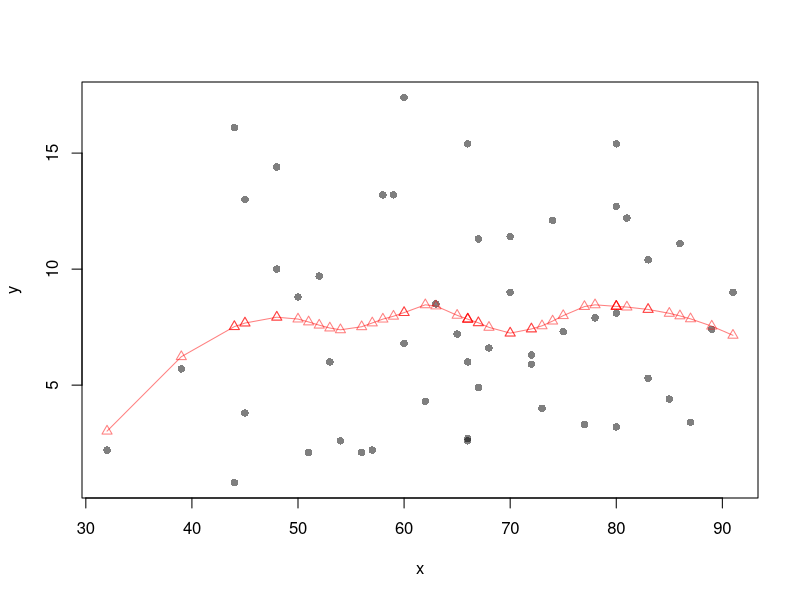
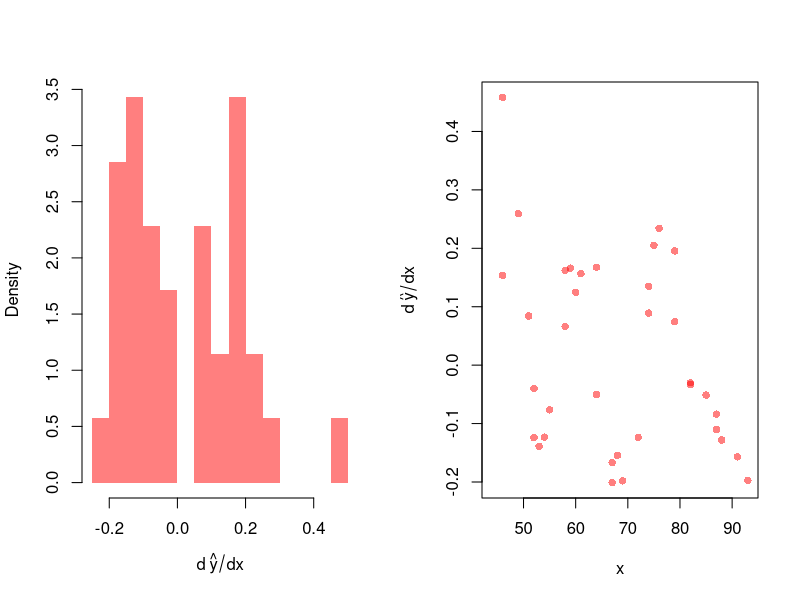
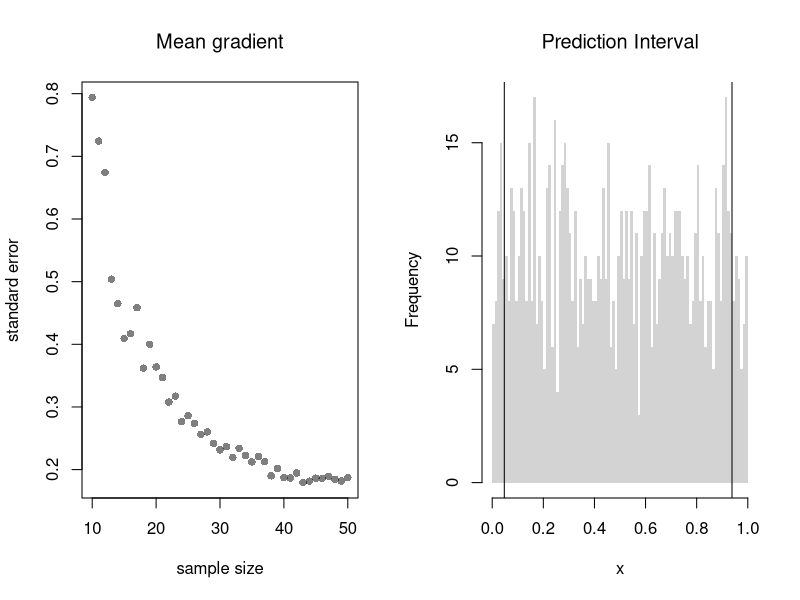
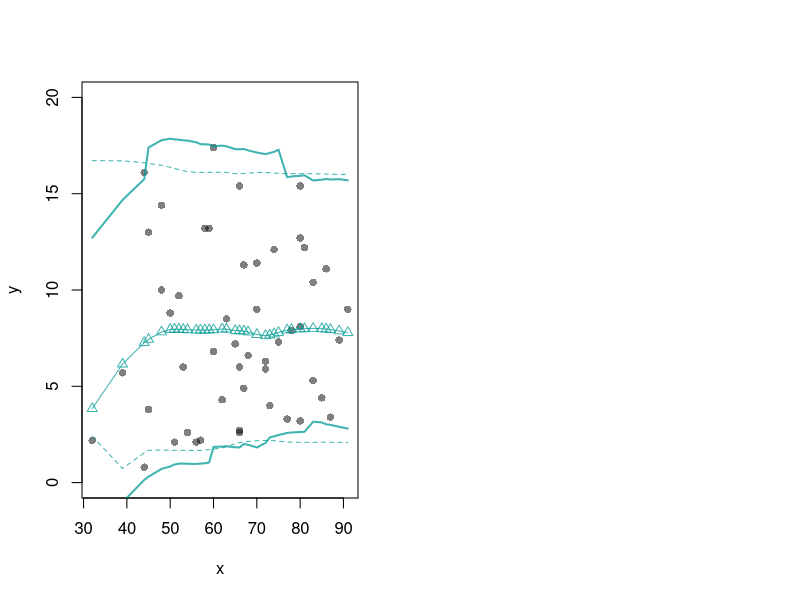

Generate these figures, in order, with R:
## ---- chunk 1
# Adaptive-width subsamples with non-uniform weights
xy <- USArrests[,c('UrbanPop','Murder')]
xy0 <- xy[order(xy[,'UrbanPop']),]
names(xy0) <- c('x','y')


plot(y~x, pch=16, col=grey(0,.5), dat=xy0)
reg_lo <- loess(y~x, data=xy0, span=.6)

red_col <- rgb(1,0,0,.5)
lines(xy0[,'x'], predict(reg_lo),
    col=red_col, type='o', pch=2)
## ---- chunk 2
## Gradients    
pred_lo <- predict(reg_lo)
grad_x  <- xy0[,'x'][-1]
grad_dx <- diff(xy0[,'x'])
grad_dy <- diff(pred_lo)
grad_lo <-grad_dy/grad_dx

## Visual Summary
par(mfrow=c(1,2))
hist(grad_lo,  breaks=20,
    border=NA, freq=F,
    col=red_col,
    xlab=expression(d~hat(y)/dx),
    main='') ## Distributional Summary
plot(grad_x+grad_dx, grad_lo,
    xlab='x', ylab=expression(d~hat(y)/dx),
    col=red_col, pch=16) ## Diminishing Returns?

## Tabular Summary
tab_stats <- c(
    mean(grad_lo, na.rm=T),
    sd(grad_lo, na.rm=T))
tab_stats

## Use bootstrapping to get SE's
boot_stats <- matrix(NA, nrow=299, ncol=2)
for(b in 1:nrow(boot_stats)){
    xy_b <- xy0[sample(1:nrow(xy0), replace=T),]
    reg_lo <- loess(y~x, data=xy_b, span=.6)
    pred_lo <- predict(reg_lo)
    grad_lo <- diff(pred_lo)/diff(xy_b[,'x'])
    dydx_mean <- mean(grad_lo, na.rm=T)
    dydx_sd <- sd(grad_lo, na.rm=T)
    boot_stats[b,1] <- dydx_mean
    boot_stats[b,2] <- dydx_sd
}
apply(boot_stats, 2, sd)
## ---- chunk 3
B <- 300
Nseq <- seq(10,50, by=1)
SE <- sapply(Nseq, function(n){
    sample_stat <- sapply(1:B, function(b){
        x <- rnorm(n)
        e <- rnorm(n)        
        y <- x*3 + x + e
        reg_lo <- loess(y~x)
        pred_lo <- predict(reg_lo)
        grad_lo <- diff(pred_lo)/diff(x)
        dydx_mean <- mean(grad_lo, na.rm=T)
        #dydx_sd <- sd(grad_lo, na.rm=T)
        return(dydx_mean)
    })
    sd(sample_stat)
})

plot(Nseq, SE, pch=16, col=grey(0,.5),
    main='Mean gradient', font.main=1,
    ylab='standard error',
    xlab='sample size')
## ---- chunk 4
x <- runif(1000)
# Middle 90% of values
xq0 <- quantile(x, probs=c(.05,.95))
paste0('we are 90% confident that the a future data point will be between ', 
    round(xq0[1],2), ' and ', round(xq0[2],2) )

hist(x,
    breaks=seq(0,1,by=.01), border=NA,
    main='Prediction Interval', font.main=1)
abline(v=xq0)


## ---- chunk 5
# Bivariate Data from USArrests
xy <- USArrests[,c('Murder','UrbanPop')]
colnames(xy) <- c('y','x')
xy0 <- xy[order(xy[,'x']),]
## ---- chunk 6
# From "Basic Regression"
xy0 <- xy[order(xy[,'x']),]
X0 <- unique(xy0[,'x'])
reg_lo <- loess(y~x, data=xy0, span=.8)
preds_lo <- predict(reg_lo, newdata=data.frame(x=X0))


# Jackknife CI
jack_lo <- sapply(1:nrow(xy), function(i){
    xy_i <- xy[-i,]
    reg_i <- loess(y~x, dat=xy_i, span=.8)
    predict(reg_i, newdata=data.frame(x=X0))
})

boot_regs <- lapply(1:399, function(b){
    b_id <- sample( nrow(xy), replace=T)
    xy_b <- xy[b_id,]
    reg_b <- lm(y~x, dat=xy_b)
})

plot(y~x, pch=16, col=grey(0,.5),
    dat=xy0, ylim=c(0, 20))
lines(X0, preds_lo,
    col=hcl.colors(3,alpha=.75)[2],
    type='o', pch=2)

# Estimate Residuals CI at design points
res_lo <- sapply(1:nrow(xy), function(i){
    y_i <- xy[i,'y']
    preds_i <- jack_lo[,i]
    resids_i <- y_i - preds_i
})
res_cb <- apply(res_lo, 1, quantile,
    probs=c(.025,.975), na.rm=T)

# Plot
lines( X0, preds_lo +res_cb[1,],
    col=hcl.colors(3,alpha=.75)[2], lt=2)
lines( X0, preds_lo +res_cb[2,],
    col=hcl.colors(3,alpha=.75)[2], lty=2)



# Smooth estimates 
res_lo <- lapply(1:nrow(xy), function(i){
    y_i <- xy[i,'y']
    x_i <- xy[i,'x']
    preds_i <- jack_lo[,i]
    resids_i <- y_i - preds_i
    cbind(e=resids_i, x=x_i)
})
res_lo <- as.data.frame(do.call(rbind, res_lo))

res_fun <- function(x0, h, res_lo){
    # Assign equal weight to observations within h distance to x0
    # 0 weight for all other observations
    ki <- dunif(res_lo[['x']], x0-h, x0+h) 
    ei <- res_lo[ki!=0,'e']
    res_i <- quantile(ei, probs=c(.025,.975), na.rm=T)
}
res_lo2 <- sapply(X0, res_fun, h=15, res_lo=res_lo)

lines( X0, preds_lo + res_lo2[1,],
    col=hcl.colors(3,alpha=.75)[2], lty=1, lwd=2)
lines( X0, preds_lo + res_lo2[2,],
    col=hcl.colors(3,alpha=.75)[2], lty=1, lwd=2)
